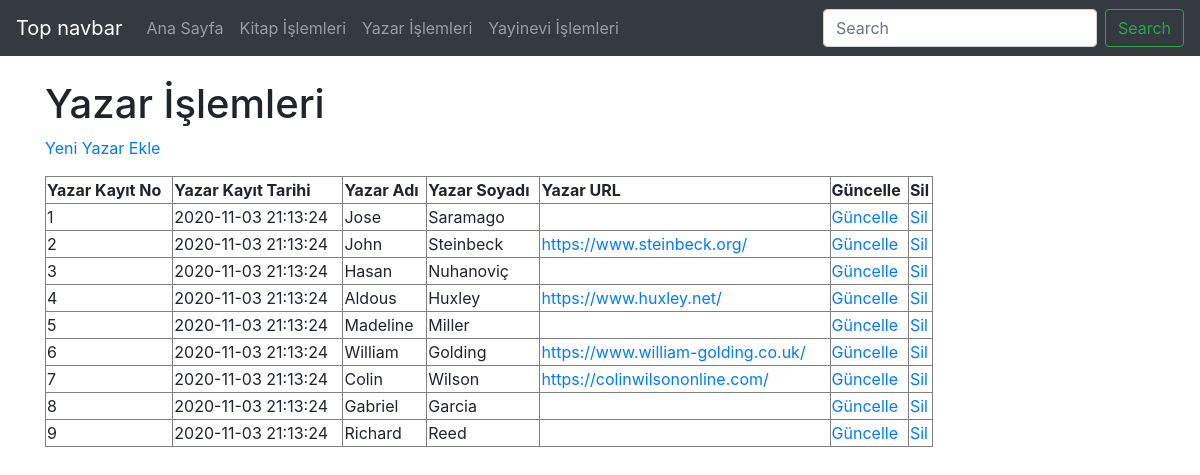
/yazar.php, run on the app's committed database.
### tables this page shows
CREATE TABLE `yazar` (
  `yazarKayitNo` smallint(6) NOT NULL COMMENT 'Yazar tablosunun anahtar alanı',
  `yazarKayitTarih` timestamp NOT NULL DEFAULT current_timestamp() COMMENT 'Yazar kayıt tarihi',
  `yazarAdi` varchar(20) NOT NULL COMMENT 'Yazar tam adı',
  `yazarSoyadi` varchar(20) NOT NULL COMMENT 'Yazar tam soyadı',
  `yazarURL` varchar(50) DEFAULT NULL COMMENT 'Yazar ek bilgi adresi'
);

### yazar.php (the view, shortened to what this page needs)
<?php
require_once("baglanti.php");
$sorgu = mysqli_query($baglanti, "SELECT * FROM yazar");
?>
<!DOCTYPE html>
<html lang="tr"><head><meta http-equiv="Content-Type" content="text/html; charset=UTF-8">
<link href="bootstrap.min.css" rel="stylesheet">
    <link href="./katalog_files/navbar-top.css" rel="stylesheet">
  </head>
  <body>
    <nav class="navbar navbar-expand-md navbar-dark bg-dark mb-4">
  <a class="navbar-brand" href="https://getbootstrap.com/docs/4.4/examples/navbar-static/#">Top navbar</a>
  <div class="collapse navbar-collapse" id="navbarCollapse">
    <ul class="navbar-nav mr-auto">
      <li class="nav-item">
        <a class="nav-link" href="index.php">Ana Sayfa </a>
      </li>
      <li class="nav-item">
        <a class="nav-link" href="kitap.php">Kitap İşlemleri</a>
      </li>
      <li class="nav-item">
        <a class="nav-link" href="yazar.php">Yazar İşlemleri</a>
      </li>
      <li class="nav-item">
        <a class="nav-link" href="yayinevi.php">Yayinevi İşlemleri</a>
      </li>
    </ul>
    <form class="form-inline mt-2 mt-md-0">
      <input class="form-control mr-sm-2" type="text" placeholder="Search" aria-label="Search">
      <button class="btn btn-outline-success my-2 my-sm-0" type="submit">Search</button>
    </form>
  </div>
</nav>
<main role="main" class="container">
<h1>Yazar İşlemleri</h1>
<p><a href="yazar_ekle.php">Yeni Yazar Ekle</a></p>
<?php
echo("<table border=1 width=80%>");
    echo("<tr>");
    echo("<td><b>Yazar Kayıt No</b></td>");
    echo("<td><b>Yazar Kayıt Tarihi</b></td>");
    echo("<td><b>Yazar Adı</b></td>");
    echo("<td><b>Yazar Soyadı</b></td>");
    echo("<td><b>Yazar URL</b></td>");
    echo("<td><b>Güncelle</b></td>");
    echo("<td><b>Sil</b></td>");
    echo("</tr>");
    while($satir = mysqli_fetch_assoc($sorgu)){
    echo("<tr>");
    echo("<td>".$satir["yazarKayitNo"]."</td>");
    echo("<td>".$satir["yazarKayitTarih"]."</td>");
    echo("<td>".$satir["yazarAdi"]."</td>");
    echo("<td>".$satir["yazarSoyadi"]."</td>");
    echo("<td><a href=".$satir['yazarURL']."target='_blank'>".$satir["yazarURL"]."</a></td>");
    echo("<td><a href='yazar_guncellenecek.php?yazarKayitNo=".$satir["yazarKayitNo"]."'>Güncelle</a></td>");
    echo("<td><a href='yazar_sil.php?yazarKayitNo=".$satir["yazarKayitNo"]."'>Sil</a></td>");
    echo("</tr>");
            }
echo("</table>");
?>
</main>
</body></html>

### navbar-top.css (style rules this page uses)
body { min-height: 75rem; }

### data on the page
yazar: yazarKayitNo "1", yazarKayitTarih "2020-11-03 21:13:24", yazarAdi "Jose", yazarSoyadi "Saramago"
yazar: yazarKayitNo "2", yazarKayitTarih "2020-11-03 21:13:24", yazarAdi "John", yazarSoyadi "Steinbeck", yazarURL "https://www.steinbeck.org/"
yazar: yazarKayitNo "3", yazarKayitTarih "2020-11-03 21:13:24", yazarAdi "Hasan", yazarSoyadi "Nuhanoviç"
yazar: yazarKayitNo "4", yazarKayitTarih "2020-11-03 21:13:24", yazarAdi "Aldous", yazarSoyadi "Huxley", yazarURL "https://www.huxley.net/"
yazar: yazarKayitNo "5", yazarKayitTarih "2020-11-03 21:13:24", yazarAdi "Madeline", yazarSoyadi "Miller"
yazar: yazarKayitNo "6", yazarKayitTarih "2020-11-03 21:13:24", yazarAdi "William", yazarSoyadi "Golding", yazarURL "https://www.william-golding.co.uk/"
yazar: yazarKayitNo "7", yazarKayitTarih "2020-11-03 21:13:24", yazarAdi "Colin", yazarSoyadi "Wilson", yazarURL "https://colinwilsononline.com/"
yazar: yazarKayitNo "8", yazarKayitTarih "2020-11-03 21:13:24", yazarAdi "Gabriel", yazarSoyadi "Garcia"
yazar: yazarKayitNo "9", yazarKayitTarih "2020-11-03 21:13:24", yazarAdi "Richard", yazarSoyadi "Reed"
